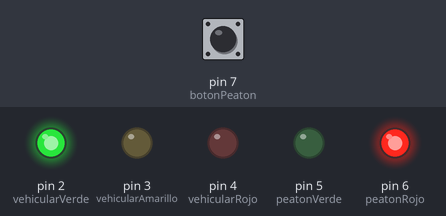
Simulated run of this sketch. Board: Arduino Uno, built with avr-gcc and run on an emulated ATmega328P. Shown: output pins drawn as LEDs (lit = HIGH). The inputs (shaded band) are chosen by the test bench; at power-on: pin 7 (botonPeaton) LOW.

Above: at 1.2 s.
1.3 s: pin 7 (botonPeaton) pulled HIGH for 0.15 s
At 1.6 s:
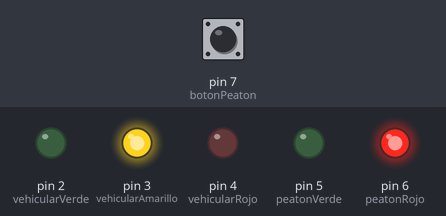
At 6.7 s:
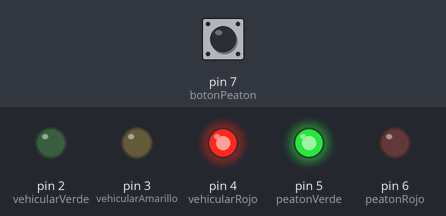
Timing chart, 0 to 22.8 s (numbered marks = the images above; inputs shaded):
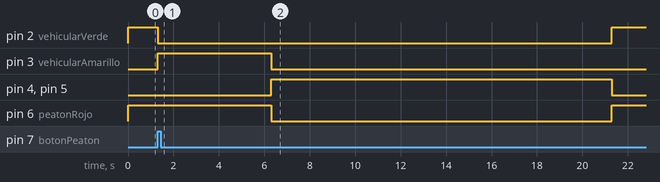

The sketch:

P22_semaforo.ino
```cpp
// Práctica 2.2 Semáforo peatonal.
// Instituto Tecnologico de Chihauhua 2
// Sistemas Programables
// Adán Gerardo Trejo Garcia
// Alegandro Soto Aguirre
// Azul Siret Cordero Gonzáles
// Fecha de Realizacion: 01/03/25

// Este código implementa el control de un semáforo peatonal con un botón utilizando un microcontrolador (como Arduino).
// Inicialmente, el semáforo vehicular está en verde y el peatonal en rojo. Cuando un peatón presiona el botón,
//se activa una secuencia en la que el semáforo vehicular cambia a amarillo, luego a rojo, permitiendo el paso de peatones con luz verde durante 15 segundos.
//Finalmente, el sistema vuelve al estado inicial.

// Definición de pines
const int vehicularVerde = 2;  // Pin para el semáforo vehicular en verde
const int vehicularAmarillo = 3;  // Pin para el semáforo vehicular en amarillo
const int vehicularRojo = 4;  // Pin para el semáforo vehicular en rojo
const int peatonVerde = 5;  // Pin para el semáforo peatonal en verde
const int peatonRojo = 6;  // Pin para el semáforo peatonal en rojo
const int botonPeaton = 7;  // Pin para el botón del peatón

void setup() {
  // Configuración de pines como salidas o entradas
  pinMode(vehicularVerde, OUTPUT);
  pinMode(vehicularAmarillo, OUTPUT);
  pinMode(vehicularRojo, OUTPUT);
  pinMode(peatonVerde, OUTPUT);
  pinMode(peatonRojo, OUTPUT);
  pinMode(botonPeaton, INPUT);

  // Estado inicial: Verde para vehículos, Rojo para peatones
  digitalWrite(vehicularVerde, HIGH);
  digitalWrite(vehicularAmarillo, LOW);
  digitalWrite(vehicularRojo, LOW);
  digitalWrite(peatonVerde, LOW);
  digitalWrite(peatonRojo, HIGH);
}

void loop() {
  // Verifica si el botón del peatón ha sido presionado
  if (digitalRead(botonPeaton) == HIGH) {
    // Inicia la secuencia de cambio de semáforo
    secuenciaSemaforo();
  }
}

void secuenciaSemaforo() {
  // Cambia a Amarillo para vehículos y Rojo para peatones
  digitalWrite(vehicularVerde, LOW);
  digitalWrite(vehicularAmarillo, HIGH);
  delay(5000);  // Espera 5 segundos

  // Cambia a Rojo para vehículos y Verde para peatones
  digitalWrite(vehicularAmarillo, LOW);
  digitalWrite(vehicularRojo, HIGH);
  digitalWrite(peatonRojo, LOW);
  digitalWrite(peatonVerde, HIGH);
  delay(15000);  // Espera 15 segundos

  // Vuelve al estado inicial: Verde para vehículos, Rojo para peatones
  digitalWrite(vehicularRojo, LOW);
  digitalWrite(vehicularVerde, HIGH);
  digitalWrite(peatonVerde, LOW);
  digitalWrite(peatonRojo, HIGH);
}

void delaySegundos(int segundos) {
  // Función para generar un retardo en segundos
  delay(segundos * 1000);
}
```

Measured:
- after the input at 1.3 s, pin 2 (vehicularVerde): HIGH → LOW at once, → HIGH 20.0 s later; pin 3 (vehicularAmarillo): LOW → HIGH at once, → LOW 5.0 s later; pin 4 (vehicularRojo), pin 5 (peatonVerde): LOW → HIGH after 5.0 s, → LOW 15.0 s later; pin 6 (peatonRojo): HIGH → LOW after 5.0 s, → HIGH 15.0 s later
